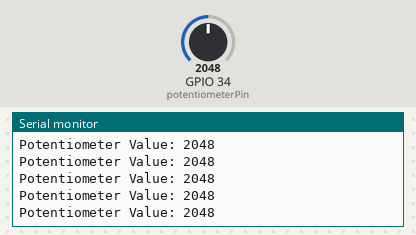
Recording of a sketch running on a simulated ESP32. Shown: the last lines printed to the serial monitor. The test bench sets the inputs (shaded band); at power-on: GPIO 34 (potentiometerPin) = 2048.

Above: at 1.2 s.
1.3 s: GPIO 34 (potentiometerPin) set to 2866
At 1.32 s:
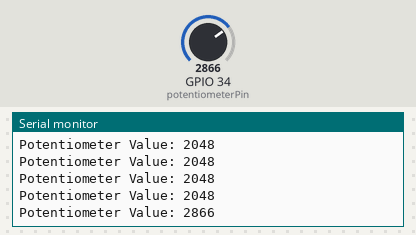
2.8 s: GPIO 34 (potentiometerPin) set to 3603
At 2.83 s:
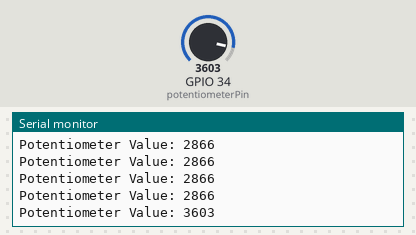
Timing chart, 0 to 5.8 s (numbered marks = the images above; inputs shaded):
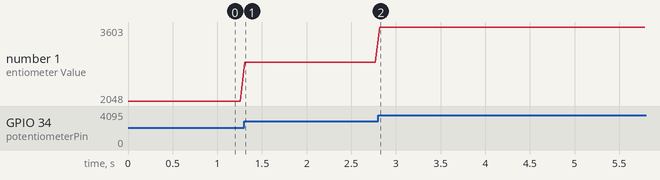

Measured:
- after the input at 1.3 s, the serial monitor: prints a new line at once (image 1)
- after the input at 2.8 s, the serial monitor: prints a new line at once (image 2)
- plotted number 1: 2048 → 2866 after the input at 1.3 s, 2866 → 3603 after the input at 2.8 s

The sketch:

arduino_1.ino
```cpp
const int potentiometerPin = 34; // ESP32 analog pin

void setup() {
  Serial.begin(115200);
}

void loop() {
  int sensorValue = analogRead(potentiometerPin);
  Serial.print("Potentiometer Value: ");
  Serial.println(sensorValue);
  delay(50);
}
```

gitcode.ino
```cpp

```
